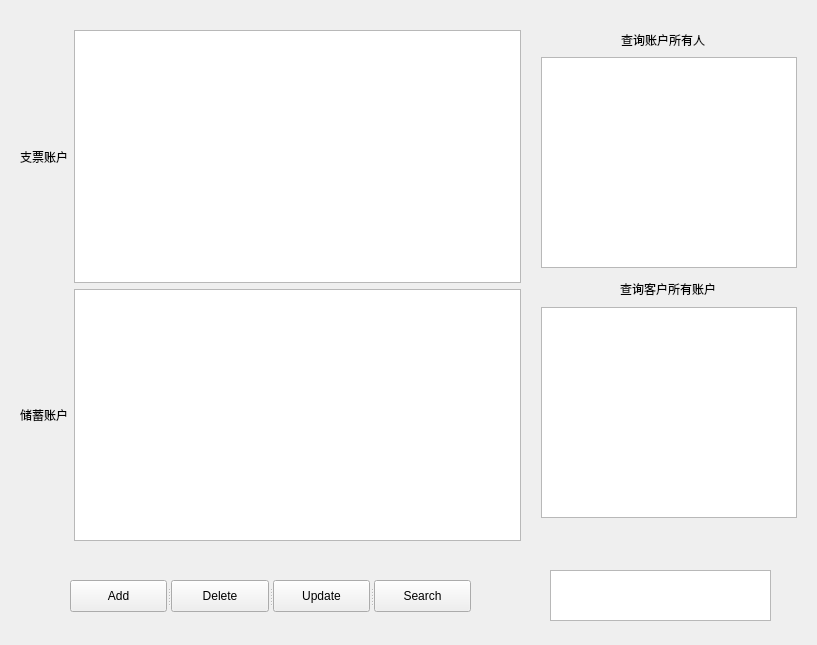
<?xml version="1.0" encoding="UTF-8"?>
<ui version="4.0">
 <class>AccountForm</class>
 <widget class="QWidget" name="AccountForm">
  <property name="geometry">
   <rect>
    <x>0</x>
    <y>0</y>
    <width>817</width>
    <height>645</height>
   </rect>
  </property>
  <property name="windowTitle">
   <string>AccountForm</string>
  </property>
  <widget class="QSplitter" name="splitter">
   <property name="geometry">
    <rect>
     <x>70</x>
     <y>580</y>
     <width>401</width>
     <height>32</height>
    </rect>
   </property>
   <property name="orientation">
    <enum>Qt::Horizontal</enum>
   </property>
   <widget class="QPushButton" name="AddBtn">
    <property name="text">
     <string>Add</string>
    </property>
   </widget>
   <widget class="QPushButton" name="DeleteBtn">
    <property name="text">
     <string>Delete</string>
    </property>
   </widget>
   <widget class="QPushButton" name="UpdateBtn">
    <property name="text">
     <string>Update</string>
    </property>
   </widget>
   <widget class="QPushButton" name="SearchBtn">
    <property name="text">
     <string>Search</string>
    </property>
   </widget>
  </widget>
  <widget class="QTextEdit" name="messagetextEdit">
   <property name="geometry">
    <rect>
     <x>550</x>
     <y>570</y>
     <width>221</width>
     <height>51</height>
    </rect>
   </property>
  </widget>
  <widget class="QLabel" name="label_3">
   <property name="geometry">
    <rect>
     <x>621</x>
     <y>30</y>
     <width>91</width>
     <height>20</height>
    </rect>
   </property>
   <property name="text">
    <string>查询账户所有人</string>
   </property>
  </widget>
  <widget class="QTableWidget" name="othertable">
   <property name="geometry">
    <rect>
     <x>541</x>
     <y>57</y>
     <width>256</width>
     <height>211</height>
    </rect>
   </property>
   <property name="font">
    <font>
     <pointsize>8</pointsize>
    </font>
   </property>
  </widget>
  <widget class="QTableWidget" name="othertable_2">
   <property name="geometry">
    <rect>
     <x>541</x>
     <y>307</y>
     <width>256</width>
     <height>211</height>
    </rect>
   </property>
   <property name="font">
    <font>
     <pointsize>8</pointsize>
    </font>
   </property>
  </widget>
  <widget class="QLabel" name="label_4">
   <property name="geometry">
    <rect>
     <x>620</x>
     <y>280</y>
     <width>111</width>
     <height>18</height>
    </rect>
   </property>
   <property name="text">
    <string>查询客户所有账户</string>
   </property>
  </widget>
  <widget class="QWidget" name="">
   <property name="geometry">
    <rect>
     <x>20</x>
     <y>30</y>
     <width>501</width>
     <height>511</height>
    </rect>
   </property>
   <layout class="QGridLayout" name="gridLayout">
    <item row="0" column="0">
     <widget class="QLabel" name="label">
      <property name="text">
       <string>支票账户</string>
      </property>
     </widget>
    </item>
    <item row="0" column="1">
     <widget class="QTableWidget" name="checkingtable">
      <property name="font">
       <font>
        <pointsize>8</pointsize>
       </font>
      </property>
     </widget>
    </item>
    <item row="1" column="0">
     <widget class="QLabel" name="label_2">
      <property name="text">
       <string>储蓄账户</string>
      </property>
     </widget>
    </item>
    <item row="1" column="1">
     <widget class="QTableWidget" name="savingtable">
      <property name="font">
       <font>
        <pointsize>8</pointsize>
       </font>
      </property>
     </widget>
    </item>
   </layout>
  </widget>
 </widget>
 <resources/>
 <connections/>
</ui>
